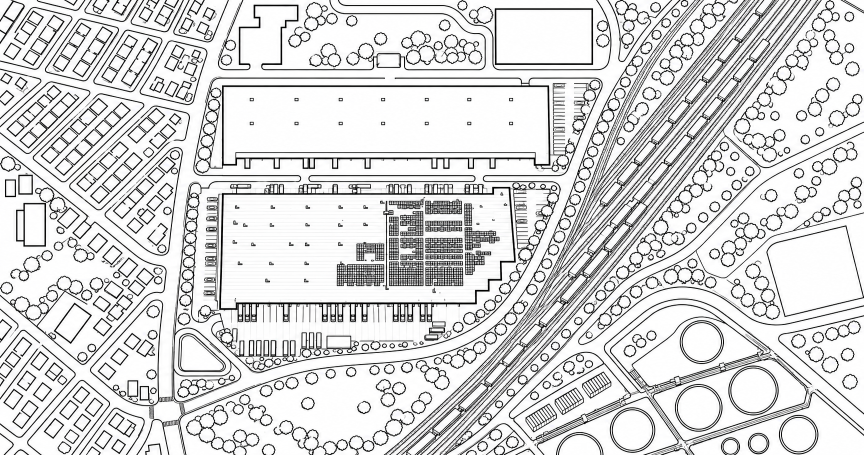
#> input picture SourceAssets/MPR/reference_v4/references/all-elements-outline-20261103.png, 1728 x 910 px (shown at 1/2 size)
$ python extract_mpr_plan_railway.py
#> lines starting #> are read from the running program, lines starting #| are printed output that depends on the picture
### Tools/MPRWarehouse/extract_mpr_road_outline.py
"""Vectorize the user's road-boundary drawing without centreline buffering.

Requires NumPy/Pillow and the existing isolated GEOS Python. Outputs independent V5 data/diagnostics;
never edits existing site, context, CAD, Blender or Unreal sources.
"""
from pathlib import Path
import argparse,hashlib,json,math,subprocess,sys
import numpy as np
from PIL import Image,ImageDraw,ImageFont,ImageFilter
ROOT=Path(__file__).resolve().parents[2]
SOURCE=ROOT/'SourceAssets/MPR/reference_v4/references/building-road-outline-20261103.png'
OUT=ROOT/'SourceAssets/MPR/reference_v4/site/road_outline_v5.json'
DIAG=ROOT/'Saved/MPR/road_v5'

# Gate strokes are only segmentation aids across explicit open plot entrances.
# They are exported as open portals, never proposed as permanent kerbs.
GATES=[dict(id='NeighborEntranceWest',ends_px=[[598,352],[621,352]],status='segmentation_only'),
       dict(id='NeighborEntranceEast',ends_px=[[948,352],[971,352]],status='segmentation_only'),
       dict(id='NorthBlockEntrance',ends_px=[[499,135],[526,135]],status='segmentation_only'),
       dict(id='NorthRoadBoundaryBreak',ends_px=[[767,157],[793,157]],status='thin_line_repair')]

SEMANTIC_SEEDS=[('WestAndCampusRoads','road_network',[500,150]),('EastRailLocalRoads','road_network',[1400,590]),
 ('UnoutlinedRailCorridor','excluded_rail_and_open_land',[1200,400]),('MainWarehouseParcel','warehouse_parcel',[700,675]),
 ('NorthWarehouseParcel','warehouse_parcel',[700,340]),('MainWarehouseBuilding','building_footprint',[760,490]),
 ('NorthWarehouseBuilding','building_footprint',[770,240]),
 ('SouthWestPond','pond',[395,710]),('PondEnclosingRing','pond_walk_or_bank',[353,700]),
 ('SouthWestTrafficIsland','landscape_island',[410,767])]

def label_runs(mask):
 """Exact four-connected components via scanline run union, no image dilation."""
 parents=[0];runs=[];previous=[]
 def find(a):
  while parents[a]!=a:parents[a]=parents[parents[a]];a=parents[a]
  return a
 for y,row in enumerate(mask):
  delta=np.diff(np.r_[False,row,False].astype(np.int8));starts=np.flatnonzero(delta==1);ends=np.flatnonzero(delta==-1)-1;current=[];j=0
  for x1,x2 in zip(starts,ends):
   i=len(parents);parents.append(i)
   while j<len(previous) and previous[j][1]<x1:j+=1
   k=j
   while k<len(previous) and previous[k][0]<=x2:
    a,b=find(i),find(previous[k][2]);parents[max(a,b)]=min(a,b);k+=1
   current.append((int(x1),int(x2),i));runs.append((y,int(x1),int(x2),i))
  previous=current
 roots={};labels=np.zeros(mask.shape,np.int32)
 for y,x1,x2,i in runs:
  r=find(i)
  if r not in roots:roots[r]=len(roots)+1
  labels[y,x1:x2+1]=roots[r]
 return labels

def signed_area(points):return sum(a[0]*b[1]-a[1]*b[0] for a,b in zip(points,points[1:]+points[:1]))/2

# [221 lines left out: functions simplify_open, simplify_ring, boundary_rings, center_ink_ring, boundary_agreement, normalize_topology and 2 more, not called in this run]

# [2 lines that do not run on import are left out]

### Tools/MPRWarehouse/extract_mpr_plan_railway.py
"""Trace the latest plan's visible rail corridors in pixel coordinates.

This is an annotated drawing interpretation, not a railway survey. Rail gauge
is intentionally NOT inferred from the exaggerated printed rail-line spacing.
No Blender/Unreal invocation; no scene sources are modified.
"""
from pathlib import Path
import hashlib,json,math
import numpy as np
from PIL import Image,ImageDraw,ImageFont
from extract_mpr_road_outline import label_runs

ROOT=Path(__file__).resolve().parents[2]
SOURCE=ROOT/'SourceAssets/MPR/reference_v4/references/all-elements-outline-20261103.png'
OUT=ROOT/'SourceAssets/MPR/reference_v4/site/plan_railway_v5.json'
DIAG=ROOT/'Saved/MPR/road_v5'

# Horizontal scan stations identify paired steel strokes and sleeper hatching.
# Freight roofs are offset from their track by the drawing's pseudo-3D height;
# their centres are retained as separate observations, never treated as rails.
STATIONS=[0,100,200,300,400,500,600,700,800,900,909]
MAIN={
 'MainWest':[1491,1412,1332,1251,1183,1137,1073,995,896,785,775],
 'MainWestInner':[1512,1433,1351,1271,1209,1158,1090,1012,918,809,799],
 'MainEast':[1632,1563,1487,1409,1334,1251,1169,1081,985,876,866],
}
SPURS={
 'WestBranchA':[[1394,0],[1313,100],[1255,200],[1210,300],[1164,400],[1121,500],[1073,600]],
 'WestBranchB':[[1405,0],[1324,100],[1265,200],[1221,300],[1175,400],[1137,500]],
}

def smooth_path(controls,step=5.):
    """Monotone cubic Hermite interpolation: keeps station positions, no loop."""
    p=np.asarray(controls,float);y=p[:,1];x=p[:,0];h=np.diff(y);delta=np.diff(x)/h
    slopes=np.empty(len(x));slopes[0]=delta[0];slopes[-1]=delta[-1]
    for i in range(1,len(x)-1):
        if delta[i-1]*delta[i]<=0:slopes[i]=0
        else:
            a=2*h[i]+h[i-1];b=h[i]+2*h[i-1]
            slopes[i]=(a+b)/(a/delta[i-1]+b/delta[i])
    out=[]
    for i in range(len(x)-1):
        n=max(2,int(math.ceil(h[i]/step)))
        for t in np.linspace(0,1,n,endpoint=False):
            v=(2*t**3-3*t*t+1)*x[i]+(t**3-2*t*t+t)*h[i]*slopes[i]+(-2*t**3+3*t*t)*x[i+1]+(t**3-t*t)*h[i]*slopes[i+1]
            out.append([round(float(v),3),round(float(y[i]+t*h[i]),3)])
    return out+[p[-1].tolist()]

def freight_observations():
    # Visible closed freight-roof white regions: pixel measurements on source.
    # IDs are only diagnostic, not production instance IDs.
    image=np.array(Image.open(SOURCE).convert('L'));labels=label_runs(image>170)
#> after `labels = label_runs(image > 170)`:
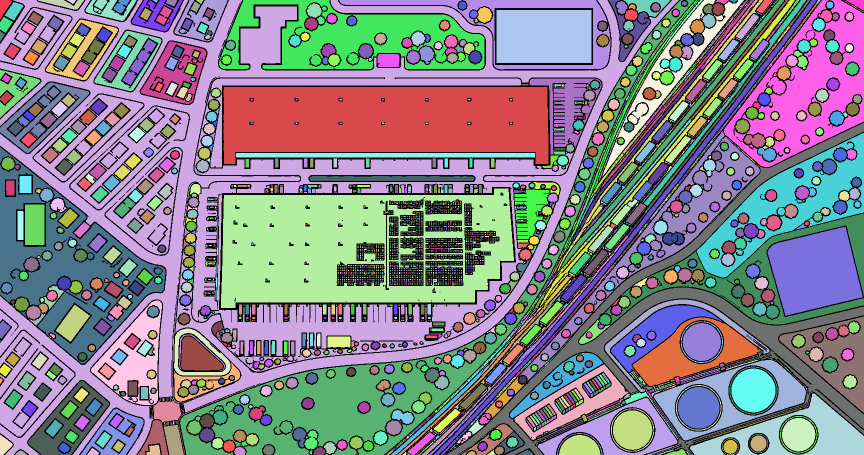
#> labels: shape (910, 1728) int32 (shown at 1/2 size); 5192 distinct labels, from 0 to 5191; one colour per label, 0 black
    counts=np.bincount(labels.ravel());observations=[]
#> after `counts = np.bincount(labels.ravel())`: counts = 5192 values, max 280378 at index 0, min 1 at index 28, mean 302.9
    for label in np.flatnonzero((counts>200)&(counts<1800)):
        yy,xx=np.nonzero(labels==label);cx,cy=float(xx.mean()),float(yy.mean())
        if cx<700 or cx<1520-cy*.85-170 or cx>1650-cy*.78:continue
        pts=np.c_[xx,yy];values,vectors=np.linalg.eigh(np.cov(pts.T));ratio=math.sqrt(values[-1]/max(values[0],.01))
        if not 1.65<ratio<6:continue
        vector=vectors[:,-1];length=float(np.ptp(pts@vector));width=float(np.ptp(pts@np.array([-vector[1],vector[0]])))
        if not 12<=width<=15.5:continue
        observations.append(dict(center_px=[round(cx,2),round(cy,2)],length_px=round(length,2),width_px=round(width,2),measurement='closed white roof component; pseudo-3D displacement relative to track'))
#> this loop made 459 passes
#> (label, cx, cy) on passes 2 to 4: (3, 128.3, 6.86), (6, 241.9, 11.17), (15, 1294.9, 10.86)
#> after the loop, observations = 32 items
    return observations

def main():
    DIAG.mkdir(parents=True,exist_ok=True)
    observations=freight_observations();groups={k:[]for k in ['NorthFreightSiding','MainFreight','MainEastInner']}
#> after `observations = freight_observations()`: observations = 32 items
    for r in observations:
        x,y=r['center_px']
        track='NorthFreightSiding' if y<400 and x<1560-.8*y else ('MainFreight' if y<550 and x<1620-.85*y else 'MainEastInner')
        groups[track].append(r['center_px']);r['track_id']=track
#> this loop made 32 passes
#> (x, y, track) on passes 1 to 12: (1527.7, 11.63, 'NorthFreightSiding'), (1494.5, 52.94, 'NorthFreightSiding'), (1457.2, 99.31, 'NorthFreightSiding'), (1519, 98.62, 'MainFreight'), (1487.3, 138.1, 'MainFreight'), (1425, 139.2, 'NorthFreightSiding'), (1455.7, 176.8, 'MainFreight'), (1391.5, 180.7, 'NorthFreightSiding'), (1425.2, 214.3, 'MainFreight'), (1357.4, 221.9, 'NorthFreightSiding'), (1394.2, 252.3, 'MainFreight'), (1324.3, 262.3, 'NorthFreightSiding')
    for rows in groups.values():rows.sort(key=lambda p:p[1])
    assert [len(groups[k])for k in groups]==[10,11,11]
    tracks=[]
    for name,xs in MAIN.items():
        controls=[[x,y]for x,y in zip(xs,STATIONS)]
        tracks.append(dict(id=name,path_px=smooth_path(controls),control_points_px=controls,kind='through_track',confidence='medium',position_uncertainty_px=4.0))
#> this loop made 3 passes
#> after the loop, tracks = 3 items
    for name,controls in SPURS.items():
        target='MainWest'
        tracks.append(dict(id=name,path_px=smooth_path(controls),control_points_px=controls,kind='joining_siding',joins_track=target,join_end_px=controls[-1],confidence='medium',position_uncertainty_px=5.0,
                           inferred_interval_px=controls[-2:],note='Last short turnout connection is inferred through superimposed strokes; do not duplicate track beyond the endpoint'))
#> after the loop, tracks = 5 items
    main_inner=next(r for r in tracks if r['id']=='MainWestInner')
#> main_inner = 6 items
    join450=min(main_inner['path_px'],key=lambda p:abs(p[1]-450))
#> join450 = [1183.8, 450]
    loaded_controls={
        'NorthFreightSiding':[[1537.0,0]]+groups['NorthFreightSiding']+[join450],
        'MainFreight':[[1534.0,80]]+groups['MainFreight']+[[1090.,600.]],
        'MainEastInner':[[1620.,0],[1547.,100],[1464.,200],[1380.,300],[1294.,400]]+groups['MainEastInner']+[[818.65,909.]],
    }
    for name,controls in loaded_controls.items():
        tracks.append(dict(id=name,path_px=smooth_path(controls),control_points_px=controls,kind='through_track' if name=='MainEastInner' else 'joining_siding',
                           joins_track=None if name=='MainEastInner' else 'MainWestInner',
                           confidence='high_inside_measured_freight_interval_medium_outside',position_uncertainty_px=1.0,
                           measured_freight_interval_y_px=[groups[name][0][1],groups[name][-1][1]],
                           note='Loaded interval passes through measured white roof centres. Use these centres for asset placement; pseudo-3D roof-to-rail offset is intentionally not retained as lateral translation. Tail connection is inferred.'))
#> this loop made 3 passes
#> name on passes 1 to 3: 'NorthFreightSiding', 'MainFreight', 'MainEastInner'
#> after the loop, tracks = 8 items
    # A separate narrow west branch bed and a main fan bed preserve the planted
    # wedge between them. Global edges are supplied for tree exclusion only.
    west_global=[[x-5,y]for x,y in SPURS['WestBranchA'][:-1]]+[[1066,600],[988,700],[889,800],[778,900],[768,909]]
#> west_global = [[1389, 0], [1308, 100], [1250, 200], [1205, 300], [1159, 400], [1116, 500], [1066, 600], [988, 700], [889, 800], [778, 900], [768, 909]]
    east_global=[[x+6,y]for x,y in zip(MAIN['MainEast'],STATIONS)]
#> east_global = [[1638, 0], [1569, 100], [1493, 200], [1415, 300], [1340, 400], [1257, 500], [1175, 600], [1087, 700], [991, 800], [882, 900], [872, 909]]
    main_west=[[x-6,y]for x,y in zip(MAIN['MainWest'],STATIONS)]
#> main_west = [[1485, 0], [1406, 100], [1326, 200], [1245, 300], [1177, 400], [1131, 500], [1067, 600], [989, 700], [890, 800], [779, 900], [769, 909]]
    branch_east=[[x+5,y]for x,y in SPURS['WestBranchB']]
#> branch_east = [[1410, 0], [1329, 100], [1270, 200], [1226, 300], [1180, 400], [1142, 500]]
    beds=[dict(id='MainFanBed',west=smooth_path(main_west),east=smooth_path(east_global)),
          dict(id='WestBranchBed',west=smooth_path(SPURS['WestBranchA']),east=smooth_path(branch_east),note='Narrow separate branch bed; planted wedge between branch and main fan must remain vegetated')]
    rolling=dict(track_ids=['NorthFreightSiding','MainFreight','MainEastInner'],spacing_m=24.0,start_offset_m=12.0,scale=[1,1,1],
                 segments=[dict(track_id='NorthFreightSiding',from_y_px=0,to_y_px=400),dict(track_id='MainFreight',from_y_px=80,to_y_px=545),dict(track_id='MainEastInner',from_y_px=410,to_y_px=909)],
                 use_segments=True,roof_observations_px=observations,
                 placements_px=[dict(track_id=r['track_id'],position_px=r['center_px'])for r in observations],prefer_measured_placements=True,
                 note='Use original 20.8m x 3.3m boxcar dimensions. Roof drawings are not scaled-up asset footprints. Do not populate tracks outside listed occupied intervals.')
#> rolling = 10 items
    result=dict(schema_version=1,status='ready_plan_trace_with_turnout_uncertainty',source_image=SOURCE.relative_to(ROOT).as_posix(),source_sha256=hashlib.sha256(SOURCE.read_bytes()).hexdigest(),image_size=[1728,910],
                coordinate_frame='pixel origin top-left; use mpr_plan_layout.plan_to_world, never legacy perspective CAL',
                tracks=tracks,ballast_edges_px=dict(west=smooth_path(west_global),east=smooth_path(east_global)),ballast_beds_px=beds,
                rolling_stock=rolling,rail_gauge_m=1.435,
                method='Manual cross-section station measurements on paired rail strokes, monotone cubic interpolation; separate identification of freight roofs and switch overlaps.',
                source_reconciliation=[dict(id='EastRoadClearance',reason='Latest road-only building plan and all-elements plan differ locally at northeast canvas edge and lower southeast railway edge. Move the outer empty track west by 9-16px at affected stations; measured freight centres unchanged.',original_control_points_px=[[1645,0],[994,800],[892,900],[882,909]],corrected_control_points_px=[[1632,0],[985,800],[876,900],[866,909]])],
                limitations=['User drawing has schematic line widths and pseudo-3D freight roofs; cannot establish survey-grade track spacing.',
                             'Four continuous tracks, two loaded sidings and two western branches are distinguished; joining turnout tails are explicit semantic inference.',
                             'Global ballast edges bound the entire corridor including the planted wedge. Prefer ballast_beds_px or per-track beds for visible gravel to preserve that wedge.'])
#> result = 14 items
    OUT.write_text(json.dumps(result,ensure_ascii=False,indent=2)+'\n',encoding='utf8')
    im=Image.open(SOURCE).convert('RGBA');layer=Image.new('RGBA',im.size);draw=ImageDraw.Draw(layer)
#> after `layer = Image.new('RGBA', im.size)`: layer: PIL image 1728x910 RGBA; every value is 0
    colors=[(225,40,50),(30,100,225),(200,35,180),(20,155,135),(230,130,10),(130,50,220),(40,160,50),(170,100,30)]
    for i,row in enumerate(tracks):
        color=colors[i];draw.line([tuple(p)for p in row['path_px']],fill=(*color,210),width=3)
        for p in row['control_points_px']:draw.ellipse((p[0]-2,p[1]-2,p[0]+2,p[1]+2),fill=(*color,255))
        p=row['path_px'][min(20,len(row['path_px'])-1)];draw.text((p[0]+4,p[1]),row['id'],fill=(*color,255),stroke_width=1,stroke_fill=(255,255,255,255))
#> this loop made 8 passes
#> (color, p) on passes 1 to 8: ((225, 40, 50), [1412, 100]), ((30, 100, 225), [1433, 100]), ((200, 35, 180), [1563, 100]), ((20, 155, 135), [1313, 100]), ((230, 130, 10), [1324, 100]), ((130, 50, 220), [1464.7, 90.04]), ((40, 160, 50), [1455.7, 176.8]), ((170, 100, 30), [1547, 100])
    for side in ['west','east']:draw.line([tuple(p)for p in result['ballast_edges_px'][side]],fill=(30,100,30,180),width=1)
    Image.alpha_composite(im,layer).convert('RGB').save(DIAG/'railway_trace_overlay.png')
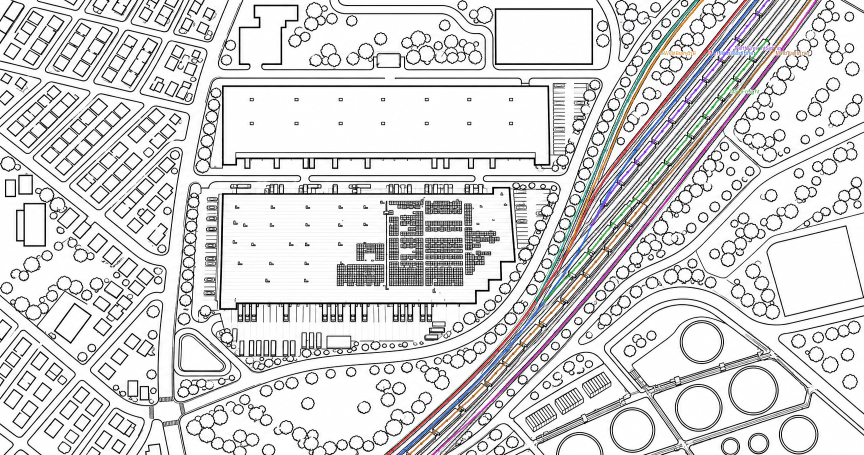
#> saved as railway_trace_overlay.png: PIL image 1728x910 RGB (shown at 1/2 size); mean R, G, B 214.1, 213.5, 214
    # Numerical geometric checks in pixel space. Turnout endpoints are shared.
    for row in tracks:
        a=np.asarray(row['path_px']);assert np.isfinite(a).all() and np.all(np.diff(a[:,1])>0)
        assert np.min(a[:,0])>=0 and np.max(a[:,0])<1728
#> this loop made 8 passes
    ordered=[next(t for t in tracks if t['id']==k)for k in ['MainWest','MainWestInner','MainEastInner','MainEast']]
#> ordered = 4 items
    for a,b in zip(ordered,ordered[1:]):
        assert all(np.interp(y,np.asarray(a['path_px'])[:,1],np.asarray(a['path_px'])[:,0])<np.interp(y,np.asarray(b['path_px'])[:,1],np.asarray(b['path_px'])[:,0])for y in range(910))
#> this loop made 3 passes
    errors=[]
    for r in observations:
        path=np.asarray(next(t for t in tracks if t['id']==r['track_id'])['path_px']);q=np.asarray(r['center_px']);a=path[:-1];d=path[1:]-a;t=np.clip(np.sum((q-a)*d,axis=1)/np.sum(d*d,axis=1),0,1)
        errors.append(float(np.linalg.norm(a+t[:,None]*d-q,axis=1).min()))
#> this loop made 32 passes
#> after the loop, errors = 32 values from 0 to 0
    assert max(errors)<.05
    report=dict(status='passed',tracks=len(tracks),main_tracks=4,joining_sidelines=4,roof_observations=len(rolling['roof_observations_px']),loaded_path_roof_center_max_error_px=max(errors),main_track_order_crossing_free=True,
                json_sha256=hashlib.sha256(OUT.read_bytes()).hexdigest(),source_sha256=result['source_sha256'],gauge_m=1.435)
#> report = 10 items
    (DIAG/'railway_validation.json').write_text(json.dumps(report,indent=2)+'\n',encoding='utf8');print(json.dumps(report,indent=2))
#| {
#|   "status": "passed",
#|   "tracks": 8,
#|   "main_tracks": 4,
#|   "joining_sidelines": 4,
#|   "roof_observations": 32,
#|   "loaded_path_roof_center_max_error_px": 0.0,
#|   "main_track_order_crossing_free": true,
#|   "json_sha256": "ca6db8a3d7f23635b56be0abbd259240aa7bedc6c67717423b1d7c00b61916e3",
#|   "source_sha256": "d4741b2c6790b86e7b6c8f5365e135b44c17a1c3ccb420119ac3e5ad27ecddae",
#|   "gauge_m": 1.435
#| }

if __name__=='__main__':main()
